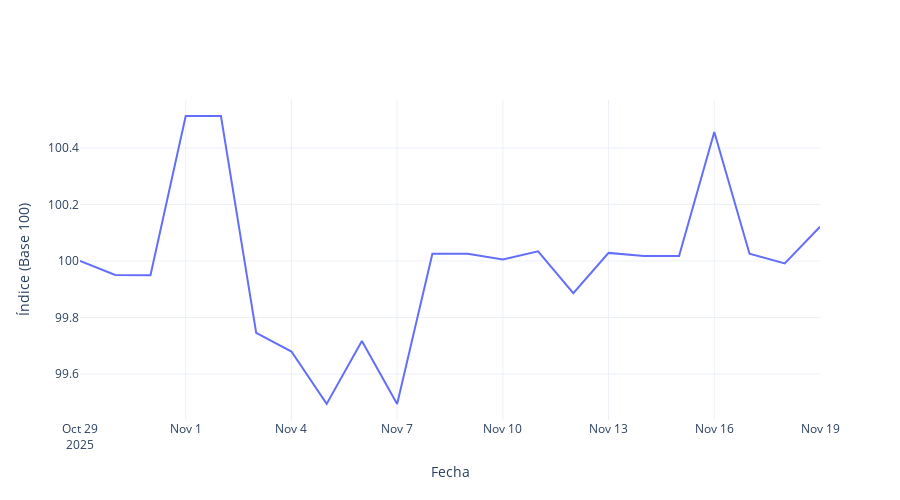

Notebook code for this chart:
### Markdown cell above
## SALUD

### Code cell
dir_input = Path("data/base100/")
ipc_file = dir_input / "base_salud.xlsx"

df_salud = pd.read_excel(ipc_file)

# Asegurarse de que 'VALOR' esté en formato numérico
df_salud["VALOR"] = pd.to_numeric(df_salud["VALOR"], errors="coerce")

# Asumir que las categorías son las mismas
categorias = df_salud["CATEGORIA"].unique().tolist()

# Pesos  proporcionados
pesos_manual = [
    0.016, 0.159, 0.137, 0.107, 0.065, 0.182, 0.058, 0.085, 0.024, 0.237
]

# NORMALIZACIÓN 
w_salud = 3.475

suma_original = sum(pesos_manual)
factor = w_salud / suma_original
pesos_norm = [p * factor for p in pesos_manual]

# print("\nSuma original:", suma_original)
# print("Suma normalizada:", sum(pesos_norm))

# Crear dataframe de pesos
df_pesos = pd.DataFrame({
    "CATEGORIA": categorias,
    "PESO": pesos_manual,
    "PESO_NORMALIZADO": pesos_norm
})


# Convertir los pesos normalizados a una matriz NumPy
w = np.array(pesos_norm)

# Función de ponderación geométrica
def geom_pond(x, w):
    x = np.array(x)
    return np.exp(np.sum(w * np.log(x)) / np.sum(w))

# Crear el diccionario de IPC por fecha
ipc_salud = {}

# Asegurarse de que 'FECHA' sea una columna válida en df_salud, y ordenarla por fecha
for fecha in df_salud["FECHA"].unique(): 
    # Filtramos los datos para esa fecha y agrupamos por 'CATEGORIA'
    valores = df_salud[df_salud["FECHA"] == fecha]["VALOR"].values
    ipc_salud[fecha] = geom_pond(valores, w)  # Usamos los valores de la columna 'VALOR'

# Convertir a una serie final ordenada por fecha
ipc_salud = pd.Series(ipc_salud)
ipc_salud.index = pd.to_datetime(ipc_salud.index)
ipc_salud = ipc_salud.sort_index()

#######################################################################
# Convertir ipc_salud a DataFrame para concatenarlo con df_salud
df_ipc_salud = ipc_salud.reset_index()
df_ipc_salud.columns = ["FECHA", "VALOR"]

# Agregar un identificador de categoría general para el IPC
df_ipc_salud["CATEGORIA"] = "Índice Salud"

# Concatenar los datos originales con la fila calculada para IPC
df_salud = pd.concat([df_salud, df_ipc_salud], ignore_index=True)

df_salud

import plotly.graph_objects as go

# Crear el gráfico
fig = go.Figure()
fig.add_trace(go.Scatter(
    x=ipc_salud.index,
    y=ipc_salud.values,
    mode="lines",
    name="Índice (Base 100)",
    line=dict(width=2)
))

fig.update_layout(
    title=None,
    xaxis_title="Fecha",
    yaxis_title="Índice (Base 100)",
    template="plotly_white",
    hovermode="x unified",
    width=900,
    height=500
)

fig.show()
fig.write_image("results/indice_salud.pdf")

### Figure 1 — Plotly figure (JSON) as saved in the notebook; plotly's stock layout.template omitted (floating-point values rounded to 4 significant figures)
{"data": [{"line": {"width": 2}, "mode": "lines", "name": "Índice (Base 100)", "type": "scatter", "x": ["2025-10-29T00:00:00", "2025-10-30T00:00:00", "2025-10-31T00:00:00", "2025-11-01T00:00:00", "2025-11-02T00:00:00", "2025-11-03T00:00:00", "2025-11-04T00:00:00", "2025-11-05T00:00:00", "2025-11-06T00:00:00", "2025-11-07T00:00:00", "2025-11-08T00:00:00", "2025-11-09T00:00:00", "2025-11-10T00:00:00", "2025-11-11T00:00:00", "2025-11-12T00:00:00", "2025-11-13T00:00:00", "2025-11-14T00:00:00", "2025-11-15T00:00:00", "2025-11-16T00:00:00", "2025-11-17T00:00:00", "2025-11-18T00:00:00", "2025-11-19T00:00:00"], "y": [100.0, 99.95, 99.95, 100.5, 100.5, 99.75, 99.68, 99.49, 99.72, 99.49, 100.0, 100.0, 100.0, 100.0, 99.89, 100.0, 100.0, 100.0, 100.5, 100.0, 99.99, 100.1]}], "layout": {"height": 500, "hovermode": "x unified", "title": {}, "width": 900, "xaxis": {"title": {"text": "Fecha"}}, "yaxis": {"title": {"text": "Índice (Base 100)"}}}}
